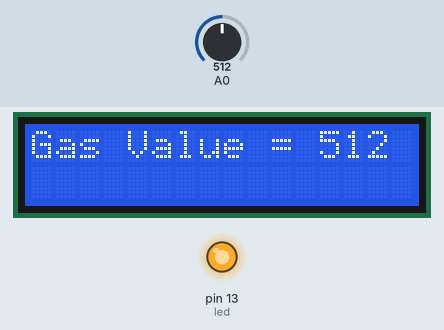
Simulated run of this sketch. Board: Arduino Uno, built with avr-gcc and run on an emulated ATmega328P. On the bench: 16×2 character LCD, output pins drawn as LEDs (lit = HIGH). Inputs (shaded band) come from the test bench; at power-on: A0 = 512. What the sketch prints to the serial monitor is not drawn.

Above: at 1.2 s.
1.3 s: A0 set to 165
At 2.0 s:
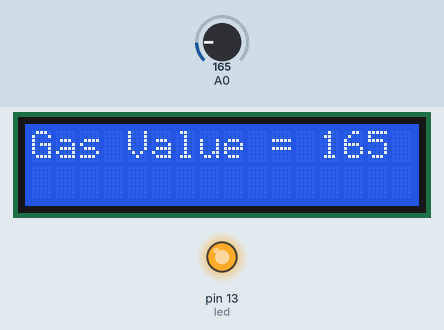
4.4 s: A0 set to 143
At 5.1 s:
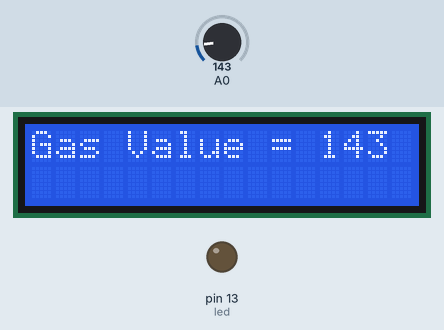
7.2 s: A0 set to 160
At 7.7 s:
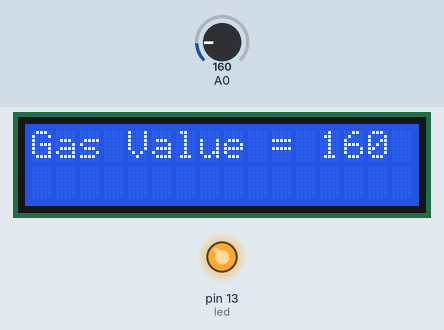
Timing chart, 0 to 10.2 s (numbered marks = the images above; inputs shaded):
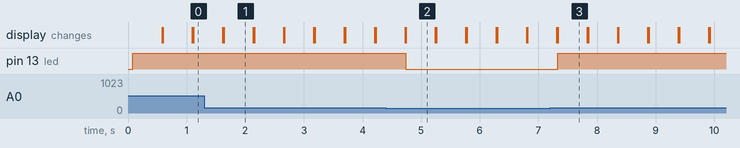

Measured:
- the behaviour switches between 151 and 150 on A0 (found by bisection; images 1 and 2)
- after the input at 1.3 s, the display: first differs from a run without the input after 0.33 s (image 1)
- after the input at 4.4 s, pin 13 (led): HIGH → LOW after 0.34 s; the display: first differs from a run without the input after 0.34 s (image 2)
- after the input at 7.2 s, pin 13 (led): LOW → HIGH after 0.13 s; the display: first differs from a run without the input after 0.13 s (image 3)
- what the display in image 1 shows lasts 0.5 s, from 1.6 s to 2.1 s

The sketch:

Gas_detection_code.ino
```cpp
#include<Wire.h>
#include<LiquidCrystal_I2C.h>
LiquidCrystal_I2C lcd(0x27,16,2);
int gas;
int led = 13;

void setup ()
{
  lcd.begin();
  Serial.begin(9600);
  pinMode(led,OUTPUT);
}

void loop()
{
  gas = analogRead(A0);
  Serial.println(gas);
  lcd.setCursor(0,0);
  lcd.print("Gas Value = ");
  lcd.print(gas);
  if(gas >150)
  {
    digitalWrite(led, HIGH);
  }
  else {
      digitalWrite(led, LOW);
  }
  delay(500);
  lcd.clear();
}
```
